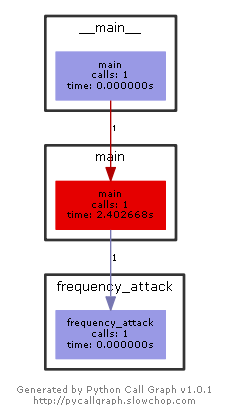

The script that drew this image:
# -*- coding: utf-8 -*-
from pycallgraph import Config
from pycallgraph import GlobbingFilter
from pycallgraph import PyCallGraph
from pycallgraph.output import GraphvizOutput


def frequency_attack(s):
    table = []
    for i in range(26):
        table.append(0)
    for c in s:
        num = ord(c) - ord('a')
        table[num] += 1
    max_c = 0
    for i in range(26):
        if table[i] > table[max_c]:
            max_c = i
    return max_c - 4


def main():
    s = input("").strip()

    k = frequency_attack(s)

    print(k)


if __name__ == "__main__":
    ############################################################################
    '''
        生成函数调用图
    '''
    config = Config()
    config.trace_filter = GlobbingFilter(
        include=[
            '*'
        ]
    )
    config.trace_filter = GlobbingFilter(
        exclude=['pycallgraph.*']
    )
    ############################################################################

    graphviz = GraphvizOutput()
    graphviz.output_file = '加法密码的字母频率攻击.png'
    with PyCallGraph(output=graphviz, config=config):
        main()
